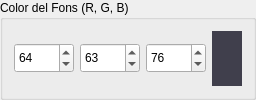
      <widget class="QGroupBox" name="groupBox_2">
       <property name="title">
        <string>Color del Fons (R, G, B)</string>
       </property>
       <layout class="QHBoxLayout" name="horizontalLayout_7">
        <item>
         <layout class="QHBoxLayout" name="horizontalLayout_8">
          <item>
           <widget class="QSpinBox" name="spinRed_2">
            <property name="minimumSize">
             <size>
              <width>60</width>
              <height>30</height>
             </size>
            </property>
            <property name="maximum">
             <number>255</number>
            </property>
            <property name="singleStep">
             <number>5</number>
            </property>
            <property name="value">
             <number>64</number>
            </property>
           </widget>
          </item>
          <item>
           <widget class="QSpinBox" name="spinGreen_2">
            <property name="minimumSize">
             <size>
              <width>60</width>
              <height>30</height>
             </size>
            </property>
            <property name="maximum">
             <number>255</number>
            </property>
            <property name="singleStep">
             <number>5</number>
            </property>
            <property name="value">
             <number>63</number>
            </property>
           </widget>
          </item>
          <item>
           <widget class="QSpinBox" name="spinBlue_2">
            <property name="minimumSize">
             <size>
              <width>60</width>
              <height>30</height>
             </size>
            </property>
            <property name="maximum">
             <number>255</number>
            </property>
            <property name="singleStep">
             <number>5</number>
            </property>
            <property name="value">
             <number>76</number>
            </property>
           </widget>
          </item>
         </layout>
        </item>
        <item>
         <widget class="MyLabel" name="label_2">
          <property name="minimumSize">
           <size>
            <width>30</width>
            <height>30</height>
           </size>
          </property>
          <property name="styleSheet">
           <string notr="true">background-color: rgb(64,63,76);</string>
          </property>
          <property name="text">
           <string/>
          </property>
          <property name="alignment">
           <set>Qt::AlignCenter</set>
          </property>
         </widget>
        </item>
       </layout>
      </widget>
